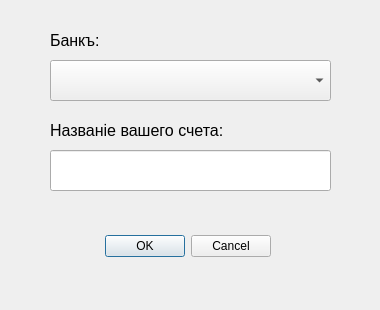
<?xml version="1.0" encoding="UTF-8"?>
<ui version="4.0">
 <class>AddAcc</class>
 <widget class="QDialog" name="AddAcc">
  <property name="geometry">
   <rect>
    <x>0</x>
    <y>0</y>
    <width>380</width>
    <height>310</height>
   </rect>
  </property>
  <property name="minimumSize">
   <size>
    <width>380</width>
    <height>310</height>
   </size>
  </property>
  <property name="maximumSize">
   <size>
    <width>380</width>
    <height>310</height>
   </size>
  </property>
  <property name="windowTitle">
   <string>Dialog</string>
  </property>
  <widget class="QDialogButtonBox" name="buttonBox">
   <property name="geometry">
    <rect>
     <x>20</x>
     <y>230</y>
     <width>251</width>
     <height>32</height>
    </rect>
   </property>
   <property name="orientation">
    <enum>Qt::Horizontal</enum>
   </property>
   <property name="standardButtons">
    <set>QDialogButtonBox::Cancel|QDialogButtonBox::Ok</set>
   </property>
  </widget>
  <widget class="QLineEdit" name="AccName">
   <property name="geometry">
    <rect>
     <x>50</x>
     <y>150</y>
     <width>281</width>
     <height>41</height>
    </rect>
   </property>
  </widget>
  <widget class="QLabel" name="Bank_lable">
   <property name="geometry">
    <rect>
     <x>50</x>
     <y>30</y>
     <width>71</width>
     <height>20</height>
    </rect>
   </property>
   <property name="font">
    <font>
     <pointsize>12</pointsize>
    </font>
   </property>
   <property name="text">
    <string>Банкъ:</string>
   </property>
  </widget>
  <widget class="QLabel" name="Name_lable">
   <property name="geometry">
    <rect>
     <x>50</x>
     <y>120</y>
     <width>181</width>
     <height>20</height>
    </rect>
   </property>
   <property name="font">
    <font>
     <pointsize>12</pointsize>
    </font>
   </property>
   <property name="text">
    <string>Названіе вашего счета:</string>
   </property>
  </widget>
  <widget class="QComboBox" name="BankComboBox">
   <property name="geometry">
    <rect>
     <x>50</x>
     <y>60</y>
     <width>281</width>
     <height>41</height>
    </rect>
   </property>
  </widget>
 </widget>
 <resources/>
 <connections>
  <connection>
   <sender>buttonBox</sender>
   <signal>accepted()</signal>
   <receiver>AddAcc</receiver>
   <slot>accept()</slot>
   <hints>
    <hint type="sourcelabel">
     <x>248</x>
     <y>254</y>
    </hint>
    <hint type="destinationlabel">
     <x>157</x>
     <y>274</y>
    </hint>
   </hints>
  </connection>
  <connection>
   <sender>buttonBox</sender>
   <signal>rejected()</signal>
   <receiver>AddAcc</receiver>
   <slot>reject()</slot>
   <hints>
    <hint type="sourcelabel">
     <x>316</x>
     <y>260</y>
    </hint>
    <hint type="destinationlabel">
     <x>286</x>
     <y>274</y>
    </hint>
   </hints>
  </connection>
 </connections>
</ui>
